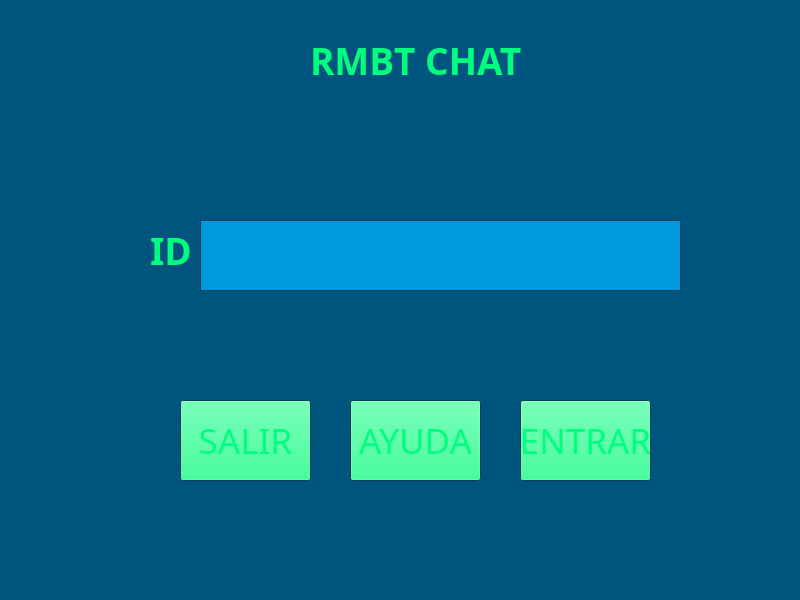
<?xml version="1.0" encoding="UTF-8"?>
<ui version="4.0">
 <class>Widget</class>
 <widget class="QWidget" name="Widget">
  <property name="geometry">
   <rect>
    <x>0</x>
    <y>0</y>
    <width>800</width>
    <height>600</height>
   </rect>
  </property>
  <property name="maximumSize">
   <size>
    <width>800</width>
    <height>600</height>
   </size>
  </property>
  <property name="palette">
   <palette>
    <active>
     <colorrole role="WindowText">
      <brush brushstyle="SolidPattern">
       <color alpha="255">
        <red>0</red>
        <green>255</green>
        <blue>127</blue>
       </color>
      </brush>
     </colorrole>
     <colorrole role="Button">
      <brush brushstyle="SolidPattern">
       <color alpha="255">
        <red>0</red>
        <green>255</green>
        <blue>127</blue>
       </color>
      </brush>
     </colorrole>
     <colorrole role="Text">
      <brush brushstyle="SolidPattern">
       <color alpha="255">
        <red>0</red>
        <green>255</green>
        <blue>127</blue>
       </color>
      </brush>
     </colorrole>
     <colorrole role="ButtonText">
      <brush brushstyle="SolidPattern">
       <color alpha="255">
        <red>0</red>
        <green>255</green>
        <blue>127</blue>
       </color>
      </brush>
     </colorrole>
     <colorrole role="Base">
      <brush brushstyle="SolidPattern">
       <color alpha="255">
        <red>0</red>
        <green>85</green>
        <blue>127</blue>
       </color>
      </brush>
     </colorrole>
     <colorrole role="Window">
      <brush brushstyle="SolidPattern">
       <color alpha="255">
        <red>0</red>
        <green>85</green>
        <blue>127</blue>
       </color>
      </brush>
     </colorrole>
     <colorrole role="PlaceholderText">
      <brush brushstyle="SolidPattern">
       <color alpha="128">
        <red>0</red>
        <green>255</green>
        <blue>127</blue>
       </color>
      </brush>
     </colorrole>
    </active>
    <inactive>
     <colorrole role="WindowText">
      <brush brushstyle="SolidPattern">
       <color alpha="255">
        <red>0</red>
        <green>255</green>
        <blue>127</blue>
       </color>
      </brush>
     </colorrole>
     <colorrole role="Button">
      <brush brushstyle="SolidPattern">
       <color alpha="255">
        <red>0</red>
        <green>255</green>
        <blue>127</blue>
       </color>
      </brush>
     </colorrole>
     <colorrole role="Text">
      <brush brushstyle="SolidPattern">
       <color alpha="255">
        <red>0</red>
        <green>255</green>
        <blue>127</blue>
       </color>
      </brush>
     </colorrole>
     <colorrole role="ButtonText">
      <brush brushstyle="SolidPattern">
       <color alpha="255">
        <red>0</red>
        <green>255</green>
        <blue>127</blue>
       </color>
      </brush>
     </colorrole>
     <colorrole role="Base">
      <brush brushstyle="SolidPattern">
       <color alpha="255">
        <red>0</red>
        <green>85</green>
        <blue>127</blue>
       </color>
      </brush>
     </colorrole>
     <colorrole role="Window">
      <brush brushstyle="SolidPattern">
       <color alpha="255">
        <red>0</red>
        <green>85</green>
        <blue>127</blue>
       </color>
      </brush>
     </colorrole>
     <colorrole role="PlaceholderText">
      <brush brushstyle="SolidPattern">
       <color alpha="128">
        <red>0</red>
        <green>255</green>
        <blue>127</blue>
       </color>
      </brush>
     </colorrole>
    </inactive>
    <disabled>
     <colorrole role="WindowText">
      <brush brushstyle="SolidPattern">
       <color alpha="255">
        <red>120</red>
        <green>120</green>
        <blue>120</blue>
       </color>
      </brush>
     </colorrole>
     <colorrole role="Button">
      <brush brushstyle="SolidPattern">
       <color alpha="255">
        <red>0</red>
        <green>255</green>
        <blue>127</blue>
       </color>
      </brush>
     </colorrole>
     <colorrole role="Text">
      <brush brushstyle="SolidPattern">
       <color alpha="255">
        <red>120</red>
        <green>120</green>
        <blue>120</blue>
       </color>
      </brush>
     </colorrole>
     <colorrole role="ButtonText">
      <brush brushstyle="SolidPattern">
       <color alpha="255">
        <red>120</red>
        <green>120</green>
        <blue>120</blue>
       </color>
      </brush>
     </colorrole>
     <colorrole role="Base">
      <brush brushstyle="SolidPattern">
       <color alpha="255">
        <red>0</red>
        <green>85</green>
        <blue>127</blue>
       </color>
      </brush>
     </colorrole>
     <colorrole role="Window">
      <brush brushstyle="SolidPattern">
       <color alpha="255">
        <red>0</red>
        <green>85</green>
        <blue>127</blue>
       </color>
      </brush>
     </colorrole>
     <colorrole role="PlaceholderText">
      <brush brushstyle="SolidPattern">
       <color alpha="128">
        <red>0</red>
        <green>0</green>
        <blue>0</blue>
       </color>
      </brush>
     </colorrole>
    </disabled>
   </palette>
  </property>
  <property name="cursor">
   <cursorShape>CrossCursor</cursorShape>
  </property>
  <property name="windowTitle">
   <string>Widget</string>
  </property>
  <widget class="QLabel" name="label">
   <property name="geometry">
    <rect>
     <x>310</x>
     <y>10</y>
     <width>801</width>
     <height>101</height>
    </rect>
   </property>
   <property name="font">
    <font>
     <family>Agency FB</family>
     <pointsize>28</pointsize>
     <weight>75</weight>
     <bold>true</bold>
    </font>
   </property>
   <property name="cursor">
    <cursorShape>CrossCursor</cursorShape>
   </property>
   <property name="text">
    <string>RMBT CHAT</string>
   </property>
  </widget>
  <widget class="QLabel" name="label_2">
   <property name="geometry">
    <rect>
     <x>150</x>
     <y>200</y>
     <width>41</width>
     <height>101</height>
    </rect>
   </property>
   <property name="font">
    <font>
     <family>Agency FB</family>
     <pointsize>28</pointsize>
     <weight>75</weight>
     <bold>true</bold>
    </font>
   </property>
   <property name="cursor">
    <cursorShape>CrossCursor</cursorShape>
   </property>
   <property name="text">
    <string>ID:</string>
   </property>
  </widget>
  <widget class="QTextEdit" name="textEdit">
   <property name="geometry">
    <rect>
     <x>200</x>
     <y>220</y>
     <width>481</width>
     <height>71</height>
    </rect>
   </property>
   <property name="palette">
    <palette>
     <active>
      <colorrole role="Base">
       <brush brushstyle="SolidPattern">
        <color alpha="255">
         <red>0</red>
         <green>154</green>
         <blue>225</blue>
        </color>
       </brush>
      </colorrole>
     </active>
     <inactive>
      <colorrole role="Base">
       <brush brushstyle="SolidPattern">
        <color alpha="255">
         <red>0</red>
         <green>154</green>
         <blue>225</blue>
        </color>
       </brush>
      </colorrole>
     </inactive>
     <disabled>
      <colorrole role="Base">
       <brush brushstyle="SolidPattern">
        <color alpha="255">
         <red>0</red>
         <green>85</green>
         <blue>127</blue>
        </color>
       </brush>
      </colorrole>
     </disabled>
    </palette>
   </property>
   <property name="font">
    <font>
     <family>Agency FB</family>
     <pointsize>28</pointsize>
     <weight>75</weight>
     <bold>true</bold>
    </font>
   </property>
   <property name="cursor" stdset="0">
    <cursorShape>IBeamCursor</cursorShape>
   </property>
   <property name="verticalScrollBarPolicy">
    <enum>Qt::ScrollBarAlwaysOff</enum>
   </property>
   <property name="horizontalScrollBarPolicy">
    <enum>Qt::ScrollBarAlwaysOff</enum>
   </property>
  </widget>
  <widget class="QPushButton" name="pushButton">
   <property name="geometry">
    <rect>
     <x>180</x>
     <y>400</y>
     <width>131</width>
     <height>81</height>
    </rect>
   </property>
   <property name="font">
    <font>
     <family>Agency FB</family>
     <pointsize>26</pointsize>
    </font>
   </property>
   <property name="text">
    <string>SALIR</string>
   </property>
  </widget>
  <widget class="QPushButton" name="pushButton_2">
   <property name="geometry">
    <rect>
     <x>350</x>
     <y>400</y>
     <width>131</width>
     <height>81</height>
    </rect>
   </property>
   <property name="font">
    <font>
     <family>Agency FB</family>
     <pointsize>26</pointsize>
    </font>
   </property>
   <property name="text">
    <string>AYUDA</string>
   </property>
  </widget>
  <widget class="QPushButton" name="pushButton_3">
   <property name="geometry">
    <rect>
     <x>520</x>
     <y>400</y>
     <width>131</width>
     <height>81</height>
    </rect>
   </property>
   <property name="font">
    <font>
     <family>Agency FB</family>
     <pointsize>26</pointsize>
    </font>
   </property>
   <property name="text">
    <string>ENTRAR</string>
   </property>
  </widget>
 </widget>
 <resources/>
 <connections/>
</ui>
